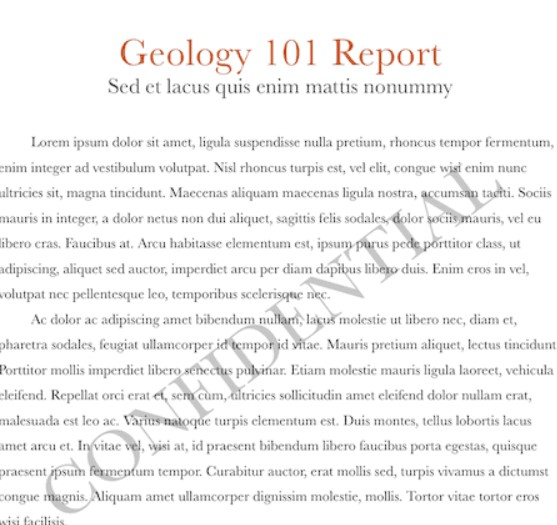
#> input picture Sample Input/1.jpg, 557 x 525 px
$ python remove_watermark.py --input 'Sample Input/1.jpg' --output out
#> lines starting #> are read from the running program, lines starting #| are printed output that depends on the picture; after the words box and inside, x2 and y2 are one past the last pixel; in counts of white or black regions, pixels touching at a corner belong together
#> in main, im is the input picture: PIL image 557x525 RGB; mean R, G, B 243, 242.5, 242.2
# /// script
# requires-python = ">=3.9"
# dependencies = ["numpy", "pillow"]
# ///
"""
Usage:
    uv run remove_watermark.py --input "Sample Input" --output "Output"
    uv run remove_watermark.py --input page.jpg --output Output --light 185
"""

from __future__ import annotations

import argparse
import sys
from pathlib import Path

import numpy as np
from PIL import Image

EXTS = {".jpg", ".jpeg", ".png", ".bmp", ".tif", ".tiff", ".webp"}


def clean_image(
    img: Image.Image,
    light: int,
    red: int,
    pink_min: int,
) -> tuple[Image.Image, float]:
    """Return (cleaned image, % of pixels whitened)."""
#> called with light = 188, red = 10, pink_min = 158
    arr = np.asarray(img.convert("RGB")).astype(np.int16)
    R, G, B = arr[..., 0], arr[..., 1], arr[..., 2]

    min_ch = arr.min(axis=2)                     # "whiteness" — high = light
    redness = R - np.maximum(G, B)               # salmon watermark leans red
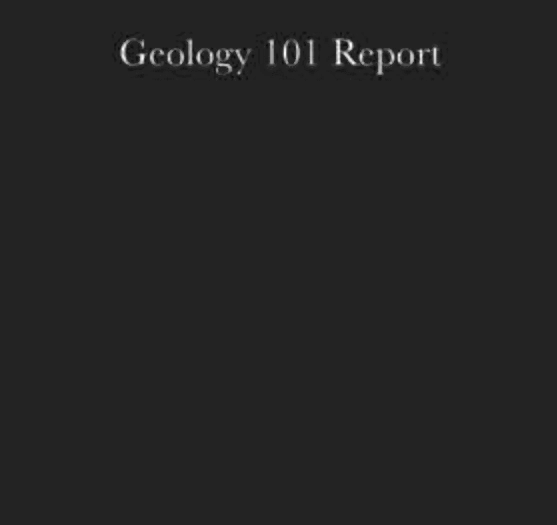
#> redness: shape (525, 557) int16; min -19, max 119, mean 0.5; drawn with min black and max white

    light_mask = min_ch >= light                 # (a) too light to be content
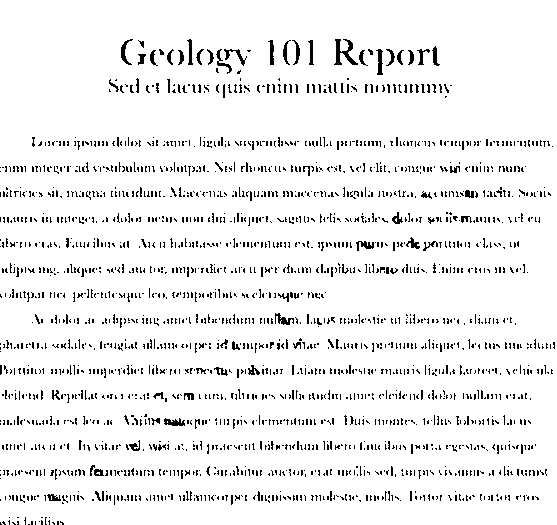
#> light_mask: shape (525, 557) bool; 93.5% white; black in thin lines or dots
    pink_mask = (redness >= red) & (min_ch >= pink_min)  # (b) tinted + light
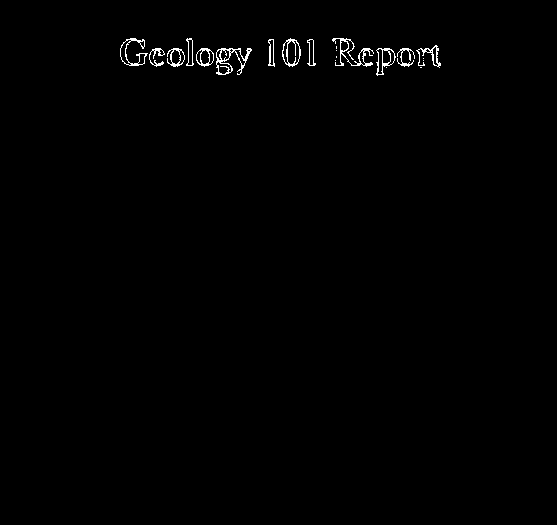
#> pink_mask: shape (525, 557) bool; 0.66% white in thin lines or dots, all inside (x1, y1, x2, y2) = (120, 38, 441, 76)

    whiten = light_mask | pink_mask
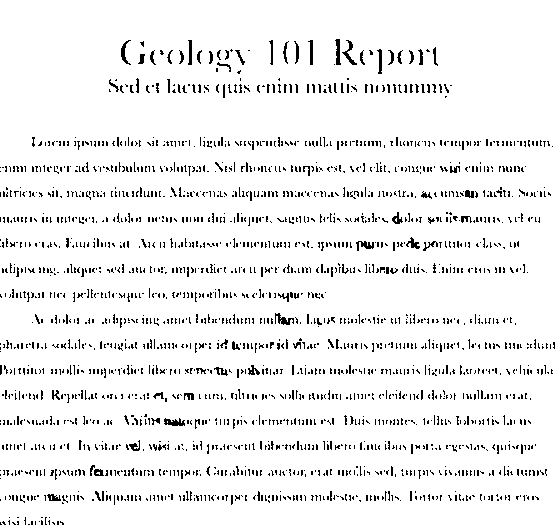
#> whiten: shape (525, 557) bool; 93.7% white; black in thin lines or dots

    out = arr.copy()
    out[whiten] = 255
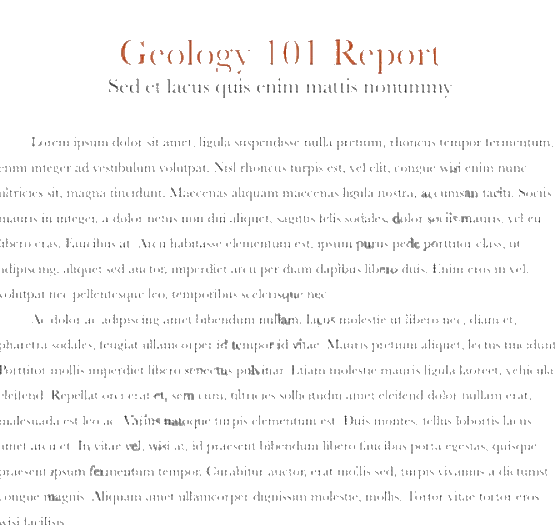
#> out: shape (525, 557, 3) int16; mean R, G, B 249.1, 248.8, 248.6
    pct = 100.0 * float(whiten.mean())
#> pct = 93.7
    return Image.fromarray(out.astype(np.uint8), "RGB"), pct


def iter_images(input_path: Path):
    if input_path.is_file():
        yield input_path
    else:
        for p in sorted(input_path.iterdir()):
            if p.suffix.lower() in EXTS:
                yield p


def main() -> int:
    ap = argparse.ArgumentParser(description="Remove light tinted watermarks from document scans.")
    ap.add_argument("--input", required=True, help="Image file or folder of images")
    ap.add_argument("--output", required=True, help="Output folder for cleaned images")
    ap.add_argument("--light", type=int, default=188,
                    help="Whiten any pixel whose min channel >= this (default 188)")
    ap.add_argument("--red", type=int, default=10,
                    help="Redness (R - max(G,B)) at/above which a light pixel is treated as watermark (default 10)")
    ap.add_argument("--pink-min", type=int, default=158,
                    help="A tinted pixel must also have min channel >= this to be whitened (default 158)")
    ap.add_argument("--suffix", default="_clean",
                    help="Filename suffix for outputs (default '_clean'); use '' to keep original names")
    args = ap.parse_args()

    input_path = Path(args.input)
    out_dir = Path(args.output)
    if not input_path.exists():
        print(f"error: input not found: {input_path}", file=sys.stderr)
        return 1
    out_dir.mkdir(parents=True, exist_ok=True)

    images = list(iter_images(input_path))
    if not images:
        print(f"error: no images found in {input_path}", file=sys.stderr)
        return 1

    for p in images:
        with Image.open(p) as im:
            cleaned, pct = clean_image(im, args.light, args.red, args.pink_min)
#> pct = 93.7
        out_name = f"{p.stem}{args.suffix}.png"
        out_path = out_dir / out_name
        cleaned.save(out_path)
        print(f"{p.name:45s} -> {out_path.name:45s}  ({pct:4.1f}% whitened)")
#| 1.jpg                                         -> 1_clean.png                                    (93.7% whitened)

    print(f"\nDone. {len(images)} image(s) written to {out_dir}")
    return 0


if __name__ == "__main__":
    raise SystemExit(main())
#> (the program exits here)

$ run again, on Sample Input/3.jpg
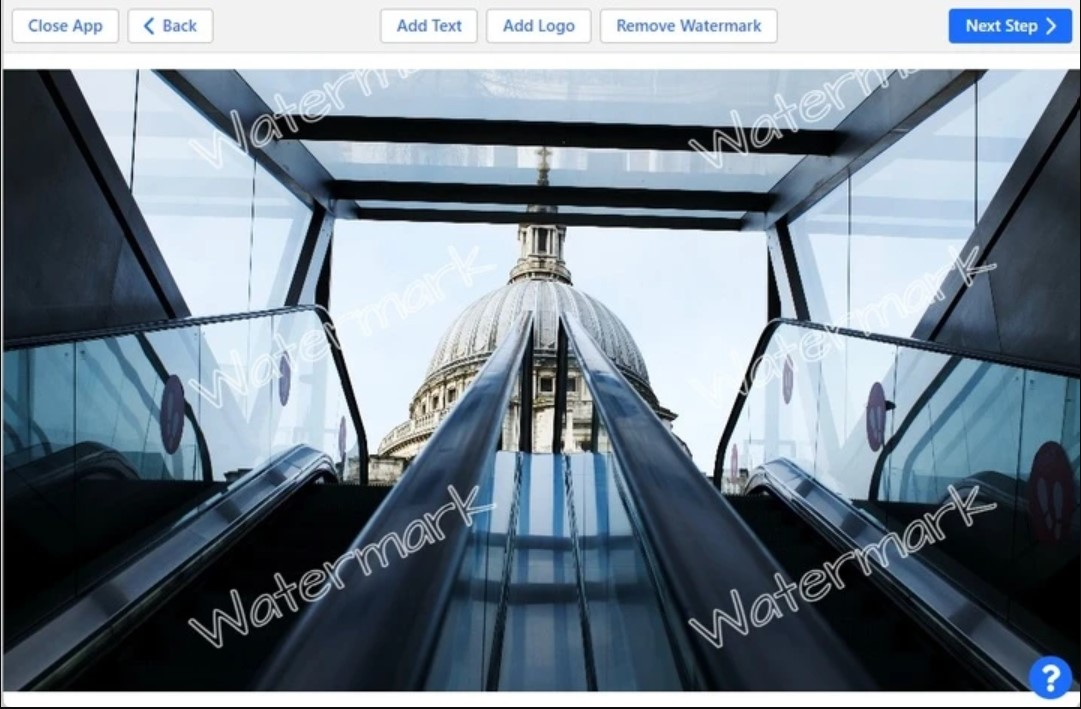
#> input picture Sample Input/3.jpg, 1081 x 709 px
#> in main, im is the input picture: PIL image 1081x709 RGB; mean R, G, B 117, 130.3, 141.9
#> in clean_image, `light_mask = min_ch >= light`:
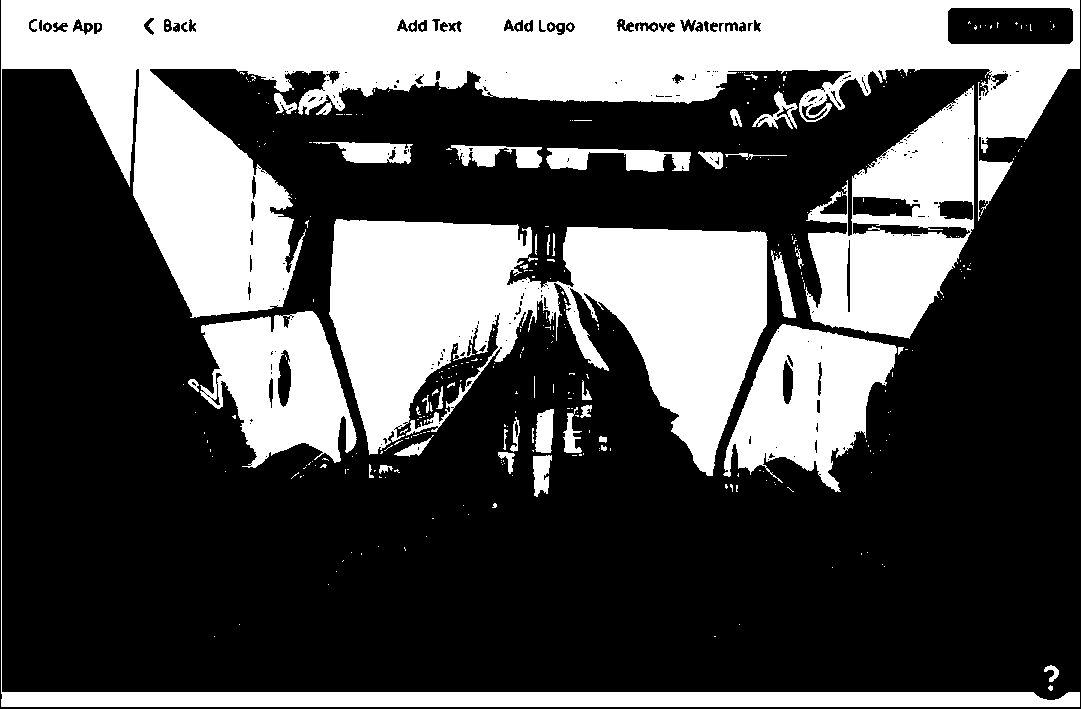
#> light_mask: shape (709, 1081) bool; 33.7% white; 359 white regions (313 under 20 px), largest, box (x1, y1, x2, y2) and area: (1, 0, 1080, 707) 131927, (329, 219, 768, 476) 61679, (805, 85, 975, 339) 22834
#> pink_mask: shape (709, 1081) bool; 0.02% white; 18 white regions (15 under 20 px), largest, box (x1, y1, x2, y2) and area: (415, 404, 420, 418) 45, (431, 389, 442, 396) 40, (404, 447, 409, 454) 26
#> whiten: shape (709, 1081) bool; 33.7% white; 354 white regions (309 under 20 px), largest, box (x1, y1, x2, y2) and area: (1, 0, 1080, 707) 131927, (329, 219, 768, 476) 61723, (805, 85, 975, 339) 22834
#> in clean_image, `out[whiten] = 255`:
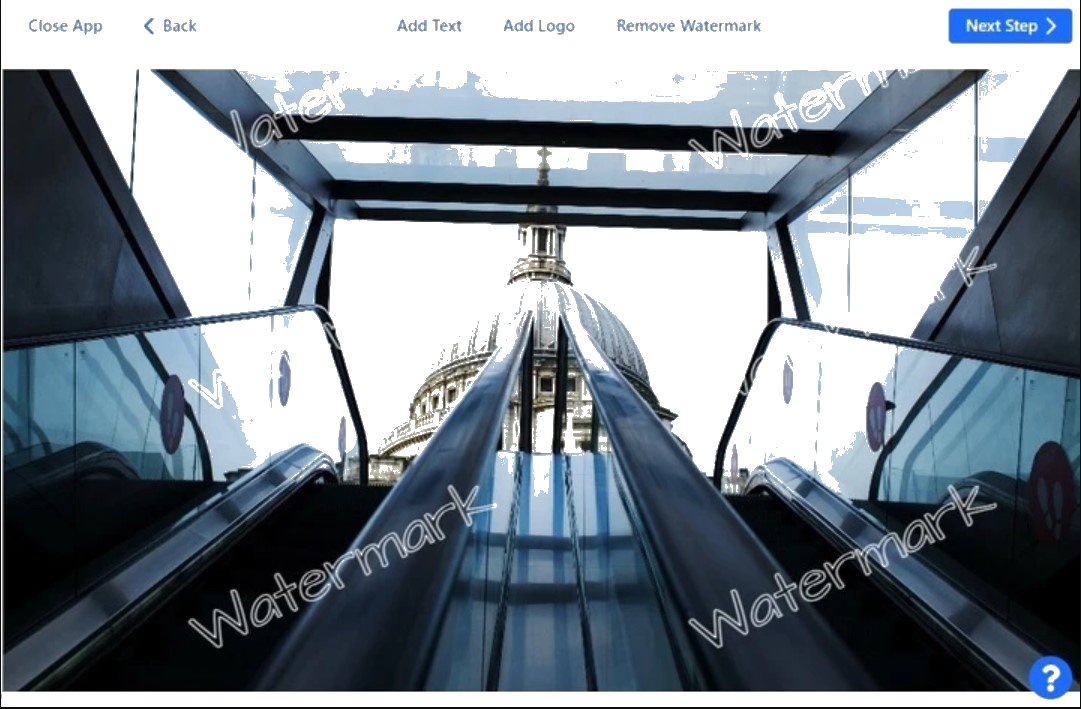
#> out: shape (709, 1081, 3) int16; mean R, G, B 126.7, 136.7, 145.7
#> in clean_image, `pct = 100.0 * float(whiten.mean())`: pct = 33.72
#| 3.jpg                                         -> 3_clean.png                                    (33.7% whitened)
